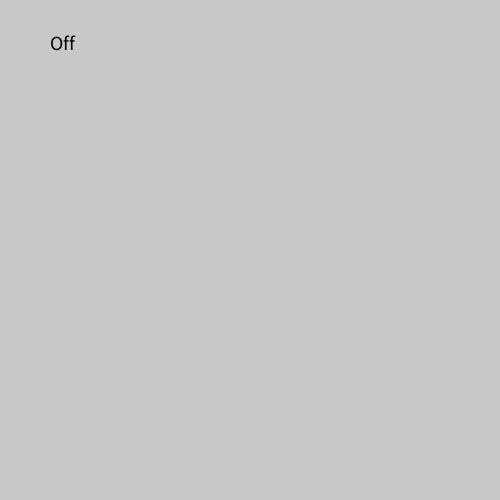
Frame 1 (no input)
Frame 60 (the mouse pressed at the canvas centre just before this capture): identical to frame 1, image omitted
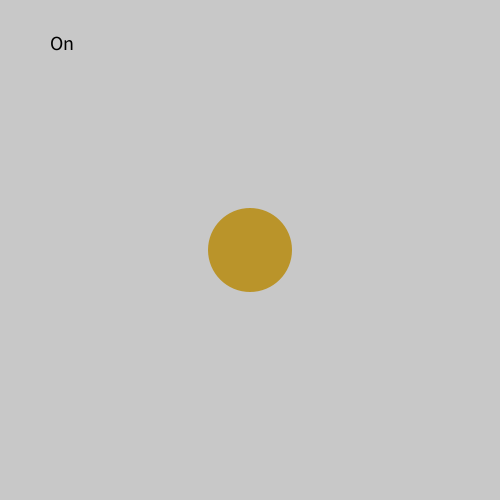
Frame 120 (the mouse held since frame 60 and released just before this capture)

The Processing sketch that drew these frames (run headless with seeded random() and noise(); from frame 60 on, the mouse is pressed at the canvas centre):

// Processing sketch: BalloonProgram
// ── BalloonProgram.pde
int frameWidth = 500;
int frameHeight = 500;
Balloon[] Balloons = new Balloon[1000];
color[] BalloonColors = new color[1000];
int maxI = 0;
boolean on = false;
void setup() {
  size(500, 500);
  textSize(20);
  strokeWeight(10);
  stroke(0);
  fill(0);
  text("Off", 50, 50);
  noStroke();
}
void draw() {
  if (on == true) {
    background(200);
    strokeWeight(10);
    stroke(0);
    fill(0);
    text("On", 50, 50);
    noStroke();
    int balloonsIn = 0;
    for(int i = 0; i < maxI; i++) {
      if (Balloons[i].inBalloon(mouseX, mouseY) == true) {
        Balloons[i].inflate(1);
        if (Balloons[i].outsideFrame() == true) {
          Balloons[i].pop();
        }
        balloonsIn += 1;
      }
      Balloons[i].show();
      if (Balloons[i].inBalloon(50, 50) == true) {
        strokeWeight(10);
        stroke(0);
        fill(0);
        text("On", 50, 50);
        noStroke();
      }
    }
    if (balloonsIn == 0) {
      BalloonColors[maxI] = color((float)(256*Math.random()),(float)(256*Math.random()),(float)(256*Math.random()),(float)(256*Math.random()));
      Balloons[maxI] = new Balloon(mouseX, mouseY,BalloonColors[maxI]);
      maxI += 1;
      strokeWeight(10);
      stroke(0);
      fill(0);
      text("On", 50, 50);
      noStroke();
    }
  } else {
    background(200);
    for(int i = 0; i < maxI; i++) {
      Balloons[i].show();
    }
    strokeWeight(10);
    stroke(0);
    fill(0);
    text("Off", 50, 50);
    noStroke();
  }
}
void mousePressed() {
  if (on == false) {
    on = true;
  } else {
    on = false;
  }
}

// ── Balloon.pde
class Balloon {
  int myX, myY, mySize;
  boolean popped;
  color myC;
  Balloon(int x, int y, color c) {
    myX = x;
    myY = y;
    mySize = 25;
    myC = c;
    popped = false;
  }
  void inflate(int s) {
    if (popped == false) {
    mySize=mySize+s;
    }
  }
  void show() {
    fill(myC);
    ellipse(myX,myY,mySize,mySize);
  }
  void pop() {
    popped = true;
    mySize = 0;
  }
  boolean outsideFrame() {
    if (myX-mySize/2 < 0) {
      return true;
    } else if (myX+mySize/2 > frameWidth) {
      return true;
    } else if (myY-mySize/2 < 0) {
      return true;
    } else if (myY+mySize/2 > frameHeight) {
      return true;
    } else {
      return false;
    }
  }
  boolean inBalloon(float x, float y) {
    if (((int)(x)-myX)*((int)(x)-myX)+((int)(y)-myY)*((int)(y)-myY) < mySize*mySize) {
      return true;
    } else {
      return false;
    }
  }
  
}
